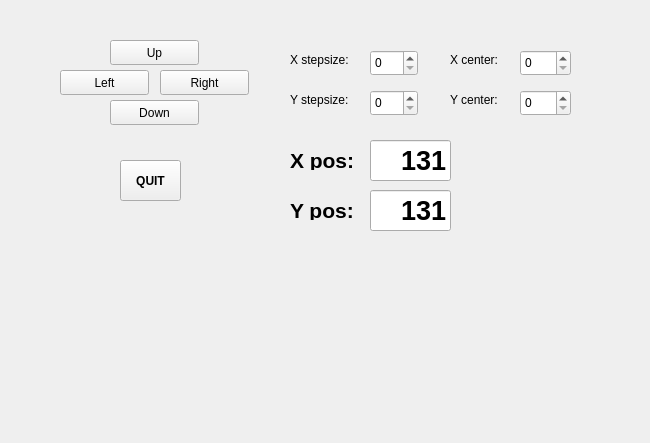
<?xml version="1.0" encoding="UTF-8"?>
<ui version="4.0">
 <class>Form</class>
 <widget class="QWidget" name="Form">
  <property name="geometry">
   <rect>
    <x>0</x>
    <y>0</y>
    <width>650</width>
    <height>443</height>
   </rect>
  </property>
  <property name="windowTitle">
   <string>Form</string>
  </property>
  <widget class="QLineEdit" name="CMyPos">
   <property name="geometry">
    <rect>
     <x>370</x>
     <y>190</y>
     <width>81</width>
     <height>41</height>
    </rect>
   </property>
   <property name="font">
    <font>
     <pointsize>20</pointsize>
     <weight>75</weight>
     <bold>true</bold>
    </font>
   </property>
   <property name="text">
    <string>131</string>
   </property>
   <property name="alignment">
    <set>Qt::AlignRight|Qt::AlignTrailing|Qt::AlignVCenter</set>
   </property>
   <property name="readOnly">
    <bool>true</bool>
   </property>
  </widget>
  <widget class="QLabel" name="DYlabel">
   <property name="geometry">
    <rect>
     <x>290</x>
     <y>90</y>
     <width>71</width>
     <height>20</height>
    </rect>
   </property>
   <property name="text">
    <string>Y stepsize:</string>
   </property>
  </widget>
  <widget class="QSpinBox" name="XspinBox">
   <property name="geometry">
    <rect>
     <x>520</x>
     <y>50</y>
     <width>51</width>
     <height>26</height>
    </rect>
   </property>
   <property name="maximum">
    <number>20</number>
   </property>
  </widget>
  <widget class="QPushButton" name="downButton">
   <property name="geometry">
    <rect>
     <x>110</x>
     <y>100</y>
     <width>89</width>
     <height>25</height>
    </rect>
   </property>
   <property name="text">
    <string>Down</string>
   </property>
  </widget>
  <widget class="QSpinBox" name="DXspinBox">
   <property name="geometry">
    <rect>
     <x>370</x>
     <y>50</y>
     <width>48</width>
     <height>26</height>
    </rect>
   </property>
   <property name="maximum">
    <number>20</number>
   </property>
  </widget>
  <widget class="QPushButton" name="rightButton">
   <property name="geometry">
    <rect>
     <x>160</x>
     <y>70</y>
     <width>89</width>
     <height>25</height>
    </rect>
   </property>
   <property name="text">
    <string>Right</string>
   </property>
  </widget>
  <widget class="QLabel" name="Ylabel">
   <property name="geometry">
    <rect>
     <x>450</x>
     <y>90</y>
     <width>71</width>
     <height>20</height>
    </rect>
   </property>
   <property name="text">
    <string>Y center:</string>
   </property>
  </widget>
  <widget class="QSpinBox" name="YspinBox">
   <property name="geometry">
    <rect>
     <x>520</x>
     <y>90</y>
     <width>51</width>
     <height>26</height>
    </rect>
   </property>
   <property name="maximum">
    <number>20</number>
   </property>
  </widget>
  <widget class="QPushButton" name="buttonQUIT">
   <property name="geometry">
    <rect>
     <x>120</x>
     <y>160</y>
     <width>61</width>
     <height>41</height>
    </rect>
   </property>
   <property name="font">
    <font>
     <weight>75</weight>
     <bold>true</bold>
    </font>
   </property>
   <property name="text">
    <string>QUIT</string>
   </property>
  </widget>
  <widget class="QPushButton" name="leftButton">
   <property name="geometry">
    <rect>
     <x>60</x>
     <y>70</y>
     <width>89</width>
     <height>25</height>
    </rect>
   </property>
   <property name="text">
    <string>Left</string>
   </property>
   <property name="icon">
    <iconset theme="arrow">
     <normaloff>.</normaloff>.</iconset>
   </property>
  </widget>
  <widget class="QLabel" name="Xlabel">
   <property name="geometry">
    <rect>
     <x>450</x>
     <y>50</y>
     <width>71</width>
     <height>20</height>
    </rect>
   </property>
   <property name="text">
    <string>X center:</string>
   </property>
  </widget>
  <widget class="QLabel" name="XposLabel">
   <property name="geometry">
    <rect>
     <x>290</x>
     <y>150</y>
     <width>71</width>
     <height>20</height>
    </rect>
   </property>
   <property name="font">
    <font>
     <pointsize>16</pointsize>
     <weight>75</weight>
     <bold>true</bold>
    </font>
   </property>
   <property name="text">
    <string>X pos:</string>
   </property>
  </widget>
  <widget class="QLineEdit" name="CMxPos">
   <property name="geometry">
    <rect>
     <x>370</x>
     <y>140</y>
     <width>81</width>
     <height>41</height>
    </rect>
   </property>
   <property name="font">
    <font>
     <pointsize>20</pointsize>
     <weight>75</weight>
     <bold>true</bold>
    </font>
   </property>
   <property name="text">
    <string>131</string>
   </property>
   <property name="alignment">
    <set>Qt::AlignRight|Qt::AlignTrailing|Qt::AlignVCenter</set>
   </property>
   <property name="readOnly">
    <bool>true</bool>
   </property>
  </widget>
  <widget class="QLabel" name="DXlabel">
   <property name="geometry">
    <rect>
     <x>290</x>
     <y>50</y>
     <width>71</width>
     <height>20</height>
    </rect>
   </property>
   <property name="text">
    <string>X stepsize:</string>
   </property>
  </widget>
  <widget class="QPushButton" name="upButton">
   <property name="geometry">
    <rect>
     <x>110</x>
     <y>40</y>
     <width>89</width>
     <height>25</height>
    </rect>
   </property>
   <property name="text">
    <string>Up</string>
   </property>
  </widget>
  <widget class="QSpinBox" name="DYspinBox">
   <property name="geometry">
    <rect>
     <x>370</x>
     <y>90</y>
     <width>48</width>
     <height>26</height>
    </rect>
   </property>
   <property name="maximum">
    <number>20</number>
   </property>
  </widget>
  <widget class="QLabel" name="YposLabel">
   <property name="geometry">
    <rect>
     <x>290</x>
     <y>200</y>
     <width>71</width>
     <height>20</height>
    </rect>
   </property>
   <property name="font">
    <font>
     <pointsize>16</pointsize>
     <weight>75</weight>
     <bold>true</bold>
    </font>
   </property>
   <property name="text">
    <string>Y pos:</string>
   </property>
  </widget>
 </widget>
 <resources/>
 <connections/>
</ui>
